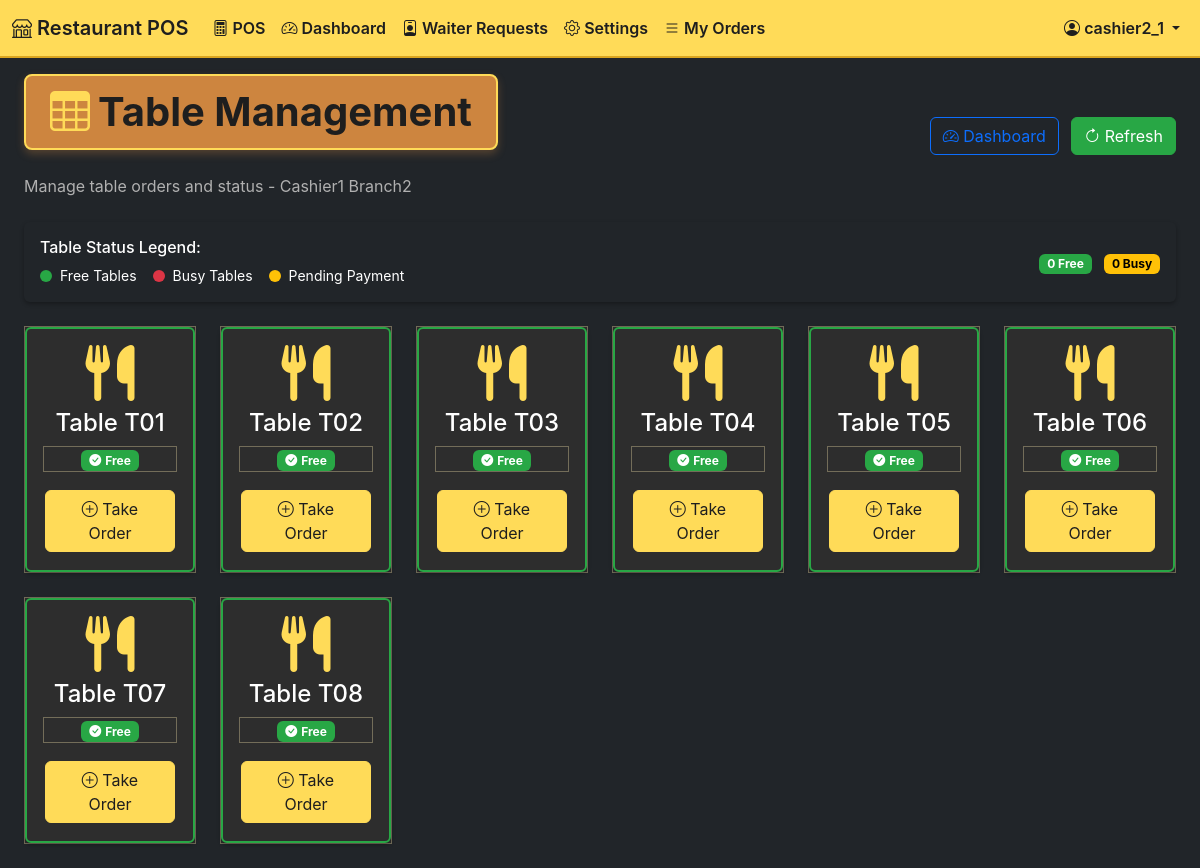
/pos/table_management (signed in), run on the app's committed database.
### app/models.py (models this page shows, shortened)
class User(UserMixin, db.Model):
    __tablename__ = 'users'
    id = db.Column(db.Integer, primary_key=True)
    username = db.Column(db.String(64), index=True, unique=True, nullable=False)
    email = db.Column(db.String(120), index=True, unique=True, nullable=False)
    password_hash = db.Column(db.String(128), nullable=False)
    first_name = db.Column(db.String(64), nullable=False)
    last_name = db.Column(db.String(64), nullable=False)
    role = db.Column(db.Enum(UserRole), nullable=False, default=UserRole.CASHIER)
    is_active = db.Column(db.Boolean(), default=True, nullable=False)
    created_at = db.Column(db.DateTime, default=datetime.utcnow)
    last_login = db.Column(db.DateTime)
    branch_id = db.Column(db.Integer, db.ForeignKey('branches.id'), nullable=True)
    can_access_multiple_branches = db.Column(db.Boolean(), default=False)
    audit_logs = db.relationship('AuditLog', backref='user', lazy='dynamic')
    def get_full_name(self):
        return f"{self.first_name} {self.last_name}"
    def is_super_user(self):
        return self.role == UserRole.SUPER_USER
    def is_branch_admin(self):
        return self.role == UserRole.BRANCH_ADMIN
    def get_accessible_branches(self):
        if self.is_super_user():
            return Branch.query.filter_by(is_active=True).all()
        elif self.branch_id:
            return [self.branch]
        return []

class Table(db.Model):
    __tablename__ = 'tables'
    id = db.Column(db.Integer, primary_key=True)
    table_number = db.Column(db.String(16), index=True, nullable=False)
    capacity = db.Column(db.Integer, nullable=False)
    description = db.Column(db.Text)
    is_active = db.Column(db.Boolean(), default=True, nullable=False)
    created_at = db.Column(db.DateTime, default=datetime.utcnow)
    branch_id = db.Column(db.Integer, db.ForeignKey('branches.id'), nullable=False)
    orders = db.relationship('Order', backref='table', lazy='dynamic')

### app/pos/views.py (the view, shortened to what this page needs)
@pos.route('/table_management')
@login_required
def table_management():
    if current_user.role not in [UserRole.WAITER, UserRole.CASHIER, UserRole.BRANCH_ADMIN, UserRole.SUPER_USER]:
        flash('Access denied. Waiter privileges required.', 'error')
        return redirect(url_for('pos.index'))
    tables = Table.query.filter_by(branch_id=current_user.branch_id).order_by(Table.table_number).all()
    table_data = []
    for table in tables:
        recent_order = Order.query.filter_by(
            table_id=table.id,
            branch_id=current_user.branch_id
        ).order_by(Order.created_at.desc()).first()
        is_busy = False
        order_info = None
        if recent_order:
            from datetime import datetime, timedelta
            four_hours_ago = datetime.utcnow() - timedelta(hours=4)
        table_data.append({
            'table': table,
            'is_busy': is_busy,
            'order_info': order_info
        })
    categories = Category.query.filter_by(branch_id=current_user.branch_id, is_active=True).order_by(Category.order_index).all()
    return render_template('pos/table_management.html', table_data=table_data, categories=categories)

### app/templates/pos/table_management.html (shortened to what this page needs)
{% extends "base.html" %}
{% block content %}
<div class="container-fluid">
    <div class="row mb-4">
        <div class="col-12">
            <div class="d-flex justify-content-between align-items-center">
                <div>
                    <h1 class="display-6 mb-1">
                        <i class="bi bi-table text-primary me-2"></i>Table Management
                    </h1>
                    <p class="text-muted mb-0">Manage table orders and status - {{ current_user.get_full_name() }}</p>
                </div>
                <div>
                    <a href="{{ url_for('pos.dashboard') }}" class="btn btn-outline-primary me-2">
                        <i class="bi bi-speedometer2"></i> Dashboard
                    </a>
                    <button class="btn btn-success" id="refreshTablesBtn">
                        <i class="bi bi-arrow-clockwise"></i> Refresh
                    </button>
                </div>
            </div>
        </div>
    </div>
    <div class="row mb-4">
        <div class="col-12">
            <div class="card border-0 shadow-sm">
                <div class="card-body py-3">
                    <div class="row align-items-center">
                        <div class="col-md-8">
                            <h6 class="mb-2">Table Status Legend:</h6>
                            <div class="d-flex flex-wrap gap-3">
                                <div class="d-flex align-items-center">
                                    <div class="table-status-indicator free me-2"></div>
                                    <span class="small">Free Tables</span>
                                </div>
                                <div class="d-flex align-items-center">
                                    <div class="table-status-indicator busy me-2"></div>
                                    <span class="small">Busy Tables</span>
                                </div>
                                <div class="d-flex align-items-center">
                                    <div class="table-status-indicator pending me-2"></div>
                                    <span class="small">Pending Payment</span>
                                </div>
                            </div>
                        </div>
                        <div class="col-md-4 text-end">
                            <div class="table-stats">
                                <span class="badge bg-success me-2" id="freeTablesCount">0 Free</span>
                                <span class="badge bg-warning" id="busyTablesCount">0 Busy</span>
                            </div>
                        </div>
                    </div>
                </div>
            </div>
        </div>
    </div>
    <div class="row" id="tablesGrid">
        {% for table_info in table_data %}
        <div class="col-xl-2 col-lg-3 col-md-4 col-sm-6 mb-4">
            <div class="table-card {% if table_info.is_busy %}busy{% else %}free{% endif %}"
                 data-table-id="{{ table_info.table.id }}"
                 data-table-number="{{ table_info.table.table_number }}">
                <div class="card h-100 border-0 shadow-sm table-card-inner">
                    <div class="card-body text-center p-3">
                        <div class="table-number mb-2">
                            <i class="fa-solid fa-utensils display-4 mb-2"></i>
                            <h4 class="mb-0">Table {{ table_info.table.table_number }}</h4>
                        </div>
                        <div class="table-status mb-3">
                            {% if table_info.is_busy %}
                                <span class="badge bg-warning text-dark">
                                    <i class="bi bi-clock-fill me-1"></i>Busy
                                </span>
                            {% else %}
                                <span class="badge bg-success">
                                    <i class="bi bi-check-circle-fill me-1"></i>Free
                                </span>
                            {% endif %}
                        </div>
                        <div class="table-actions mt-3">
                            {% if table_info.is_busy %}
                                <button class="btn btn-sm btn-outline-primary view-order-btn"
                                        data-order-id="{{ table_info.order_info.id }}">
                                    <i class="bi bi-eye"></i> View Order
                                </button>
                                <a href="{{ url_for('pos.index') }}?table_id={{ table_info.table.id }}&return_to=table_management&add_items=true"
                                   class="btn btn-sm btn-outline-success">
                                    <i class="bi bi-plus-circle"></i> Add Items
                                </a>
                            {% else %}
                                <a href="{{ url_for('pos.index') }}?table_id={{ table_info.table.id }}&return_to=table_management&new_order=true"
                                   class="btn btn-primary">
                                    <i class="bi bi-plus-circle"></i> Take Order
                                </a>
                            {% endif %}
                        </div>
                    </div>
                </div>
            </div>
        </div>
        {% endfor %}
    </div>
</div>
{% endblock %}

### app/templates/base.html (shortened to what this page needs)
<!DOCTYPE html>
<html lang="en" data-theme="dark">
<head>
    <link href="https://cdn.jsdelivr.net/npm/bootstrap@5.3.0/dist/css/bootstrap.min.css" rel="stylesheet">
    <link rel="stylesheet" href="https://cdn.jsdelivr.net/npm/bootstrap-icons@1.10.0/font/bootstrap-icons.css">
    <link rel="stylesheet" href="https://cdnjs.cloudflare.com/ajax/libs/font-awesome/6.4.0/css/all.min.css">
    <link href="{{ url_for('static', filename='css/style.css') }}" rel="stylesheet">
</head>
<body class="bg-dark text-light">
    {% block navbar %}
    <nav class="navbar navbar-expand-lg navbar-dark bg-primary collapsible-navbar">
        <div class="container-fluid">
            <a class="navbar-brand" href="{{ url_for('main.index') }}">
                <i class="bi bi-shop"></i> Restaurant POS
            </a>
            {% if current_user.is_authenticated %}
            <div class="collapse navbar-collapse" id="navbarNav">
                <ul class="navbar-nav me-auto">
                    {% if current_user.role.name in ['ADMIN', 'BRANCH_ADMIN'] %}
                        <li class="nav-item">
                            <a class="nav-link" href="{{ url_for('admin.dashboard') }}">
                                <i class="bi bi-speedometer2"></i> Dashboard
                            </a>
                        </li>
                        <li class="nav-item">
                            <a class="nav-link" href="{{ url_for('admin.users') }}">
                                <i class="bi bi-people"></i> Users
                            </a>
                        </li>
                        <li class="nav-item">
                            <a class="nav-link" href="{{ url_for('admin.menu') }}">
                                <i class="bi bi-list"></i> Menu
                            </a>
                        </li>
                        <li class="nav-item">
                            <a class="nav-link" href="{{ url_for('admin.orders') }}">
                                <i class="bi bi-receipt"></i> Orders
                            </a>
                        </li>
                        <li class="nav-item">
                            <a class="nav-link" href="{{ url_for('admin.cashier_performance') }}">
                                <i class="bi bi-person-badge"></i> Cashier Performance
                            </a>
                        </li>
                        <li class="nav-item">
                            <a class="nav-link" href="{{ url_for('admin.audit_logs') }}">
                                <i class="bi bi-journal-text"></i> Audit Logs
                            </a>
                        </li>
                        <li class="nav-item">
                            <a class="nav-link" href="{{ url_for('admin.reports') }}">
                                <i class="bi bi-graph-up"></i> Reports
                            </a>
                        </li>
                        <li class="nav-item">
                            <a class="nav-link" href="{{ url_for('admin.settings') }}">
                                <i class="bi bi-gear"></i> Settings
                            </a>
                        </li>
                    {% elif current_user.role.name == 'CASHIER' %}
                        <li class="nav-item">
                            <a class="nav-link" href="{{ url_for('pos.index') }}">
                                <i class="bi bi-calculator"></i> POS
                            </a>
                        </li>
                        <li class="nav-item">
                            <a class="nav-link" href="{{ url_for('pos.dashboard') }}">
                                <i class="bi bi-speedometer2"></i> Dashboard
                            </a>
                        </li>
                        <li class="nav-item">
                            <a class="nav-link" href="{{ url_for('pos.waiter_requests') }}">
                                <i class="bi bi-person-badge"></i> Waiter Requests
                            </a>
                        </li>
                        <li class="nav-item">
                            <a class="nav-link" href="{{ url_for('cashier.settings') }}">
                                <i class="bi bi-gear"></i> Settings
                            </a>
                        </li>
                        <li class="nav-item">
                            <a class="nav-link" href="{{ url_for('pos.orders') }}">
                                <i class="bi bi-list"></i> My Orders
                            </a>
                        </li>
                    {% elif current_user.role.name == 'WAITER' %}
                        <li class="nav-item">
                            <a class="nav-link" href="{{ url_for('pos.table_management') }}">
                                <i class="bi bi-table"></i> Table Management
                            </a>
                        </li>
                    {% else %}
                        <li class="nav-item">
                            <a class="nav-link" href="{{ url_for('pos.index') }}">
                                <i class="bi bi-calculator"></i> POS
                            </a>
                        </li>
                    {% endif %}
                </ul>
                <ul class="navbar-nav">
                    <li class="nav-item dropdown">
                        <a class="nav-link dropdown-toggle" href="#" id="navbarDropdown" role="button" data-bs-toggle="dropdown">
                            <i class="bi bi-person-circle"></i> {{ current_user.username }}
                        </a>
                    </li>
                </ul>
            </div>
            {% endif %}
        </div>
    </nav>
    {% endblock %}
    <div class="container-fluid mt-3">
        {% block content %}{% endblock %}
    </div>
</body>
</html>

### data on the page
User: username "cashier2_1", get_full_name "Cashier1 Branch2"
Table: table.table_number "T01"
Table: table.table_number "T02"
Table: table.table_number "T03"
Table: table.table_number "T04"
Table: table.table_number "T05"
Table: table.table_number "T06"
Table: table.table_number "T07"
Table: table.table_number "T08"
